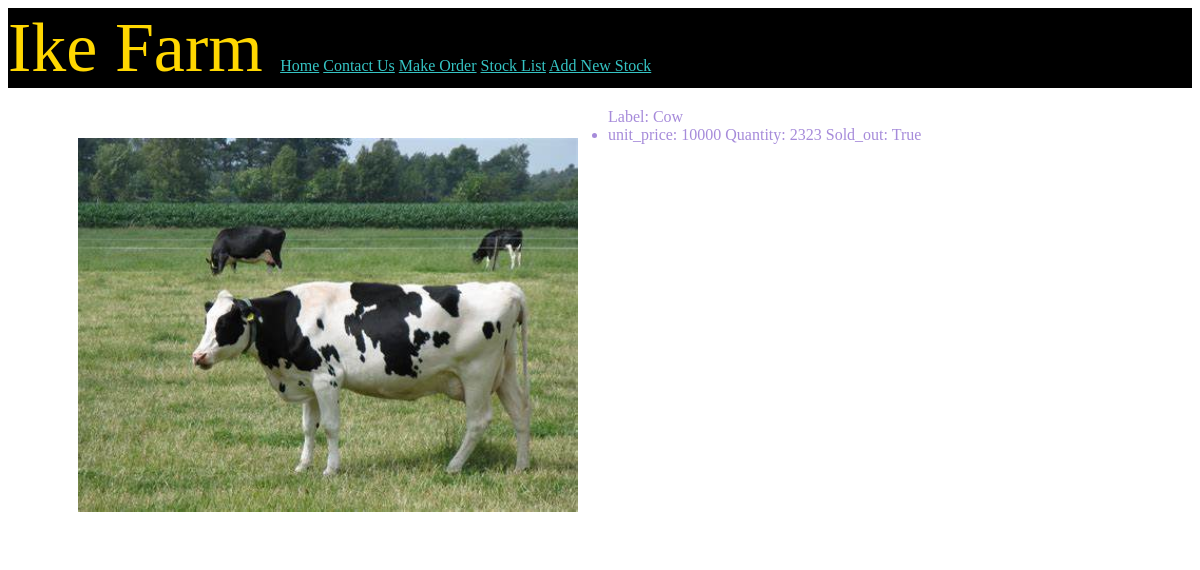
The page /stock_detail/14 on the database its author committed.
### livestock/models.py (models this page shows)
class stock(models.Model):
    label = models.fields.CharField(max_length=50)
    unit_price = models.fields.CharField(max_length=10)
    quantity = models.fields.IntegerField()
    image = models.ImageField(upload_to='media/', blank=True, null=True)
    sold_out = models.fields.BooleanField()

### livestock/views.py (the view)
# urls.py: path('stock_detail/<int:id>',views.stock_detail,name='stock-detail'),
def stock_detail(request,id):
    Stock = stock.objects.get(id=id)
    return render(request,'livestock/stock_detail.html',{'Stock':Stock})

### livestock/templates/livestock/stock_detail.html
{% extends 'livestock/hello.html' %}
{% block content %}
<div>
<ul>
{% if Stock.image %}
    <h2><img src="{{ Stock.image.url}}" width=500></h2>
{% endif %}
    <l1>Label: {{Stock.label}}</l1>
<li>unit_price: {{Stock.unit_price}}</l1>
<l1>Quantity: {{Stock.quantity}}</l1>
<l1>Sold_out: {{Stock.sold_out}}</l1>
</ul>
</div>
{% endblock %}

### static/css/styles.css (style rules this page uses)
body { color: rgb(166, 139, 218); background-color: white; }
h2 { color:rgb(255, 8, 0); }
img { float: left; padding: 30px; }

### rows shown on the page
stock: image (picture), label "Cow", unit_price "10000", quantity "2323", sold_out "True"
